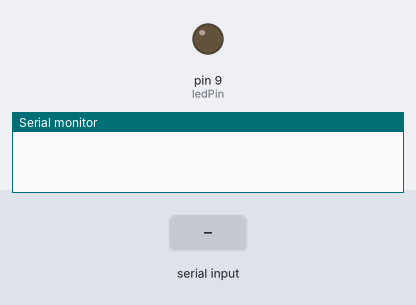
Simulated run of this sketch. Board: Arduino Uno, built with avr-gcc and run on an emulated ATmega328P. Shown: output pins drawn as LEDs (lit = HIGH), the last lines printed to the serial monitor. The inputs (shaded band) are chosen by the test bench.

Above: at 1.2 s.
1.3 s: "ON\n" received over the second serial link
At 2.5 s:
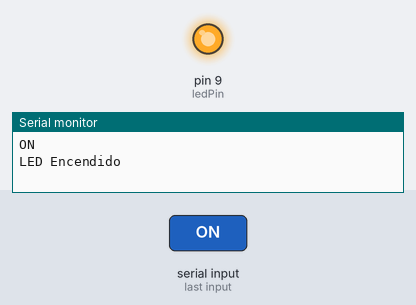
2.8 s: "I90\n" received over the second serial link
At 3.7 s:
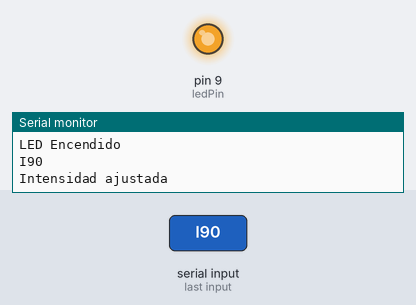
4.3 s: "OFF\n" received over the second serial link
At 4.8 s:
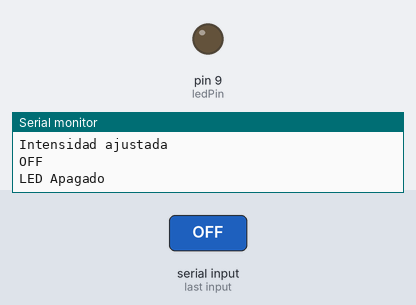
Timing chart, 0 to 7.3 s (numbered marks = the images above; inputs shaded):
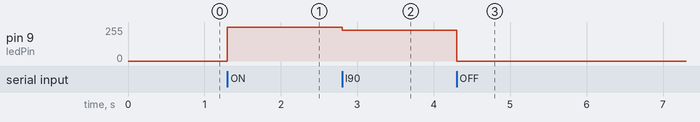

The sketch:

notificacionLed.ino
```cpp
#include <SoftwareSerial.h>

SoftwareSerial BTSerial(2, 3); // RX, TX

const int ledPin = 9;
float currentIntensity = 1.0;

void setup() {
  pinMode(ledPin, OUTPUT);
  BTSerial.begin(9600);
  Serial.begin(9600); // Para depuración

  // Apagar el LED al inicio
  analogWrite(ledPin, 0);
}

void loop() {
  if (BTSerial.available() > 0) {
    String receivedString = BTSerial.readStringUntil('\n');
    Serial.println(receivedString); // Para depuración

    if (receivedString.startsWith("I")) {
      float intensityValue = receivedString.substring(1).toFloat() / 100.0;
      setIntensity(intensityValue);
      Serial.println("Intensidad ajustada");
    } else if (receivedString == "ON") {
      setIntensity(1.0); // Encender el LED con máxima intensidad
      Serial.println("LED Encendido");
    } else if (receivedString == "OFF") {
      setIntensity(0.0); // Apagar el LED
      Serial.println("LED Apagado");
    }
  }
}

void setIntensity(float intensity) {
  currentIntensity = intensity;
  applyIntensity();
}

void applyIntensity() {
  analogWrite(ledPin, 255 * currentIntensity);
}
```

Measured:
- after the input at 1.3 s, pin 9 (ledPin): 0/255 → 255/255 at once
- after the input at 2.8 s, pin 9 (ledPin): 255/255 → 229/255 at once
- after the input at 4.3 s, pin 9 (ledPin): 229/255 → 0/255 at once
